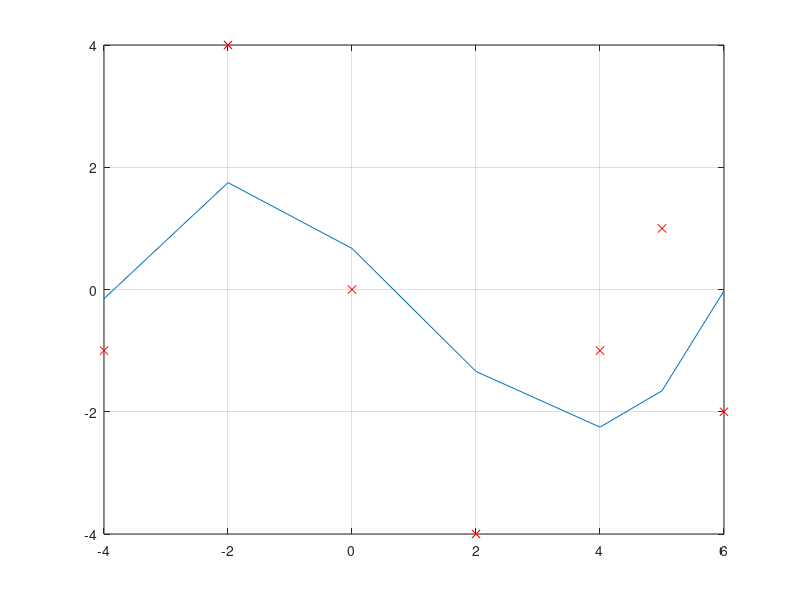

Recreate this plot in MATLAB.
x=[-4, -2, 0, 2, 4, 5, 6];
y=[-1, 4, 0, -4, -1, 1, -2];
if length(x)==length(y);
  stopien=3;
  n=length(x);
  if stopien<n-1
  X=zeros(stopien+1,stopien+1);
  A=zeros(stopien+1,1);
  Y=zeros(stopien+1,1);
  for i=1:stopien+1
    for j=1:stopien+1
      for k=1:n
        X(i,j)= X(i,j)+x(k)^((j+i)-2);
      endfor
     endfor
  endfor
disp("Macierz X");
disp(X);
  for i=1:stopien+1
    for k=1:n
      Y(i,1)=Y(i,1)+y(k)*x(k)^(i-1);
    end
  end
  disp("Macierz Y");
  disp(Y);
  A=inv(X)*Y;
  disp("Macierz A - współczynników");

  A_zer=zeros(stopien+1,1);
 for i=1:stopien+1
    A_zer(stopien+1-i+1)=A(i);
 endfor
 A=A_zer;
 disp(A);
%A=polyfit(x, y, stopien);
%disp(A)
yi=zeros(1,n);
for i=1:n
for j=1:stopien+1
  yi(1,i)=yi(1,i) + A(j,1)*x(1,i)^(stopien+1-j);
 end
 end
 plot(x,y,'rx');
 grid on;
 hold on;
 plot(x, yi);
else
 disp("Za duzy stopien wielomianu aproksymujacego");
end
end

